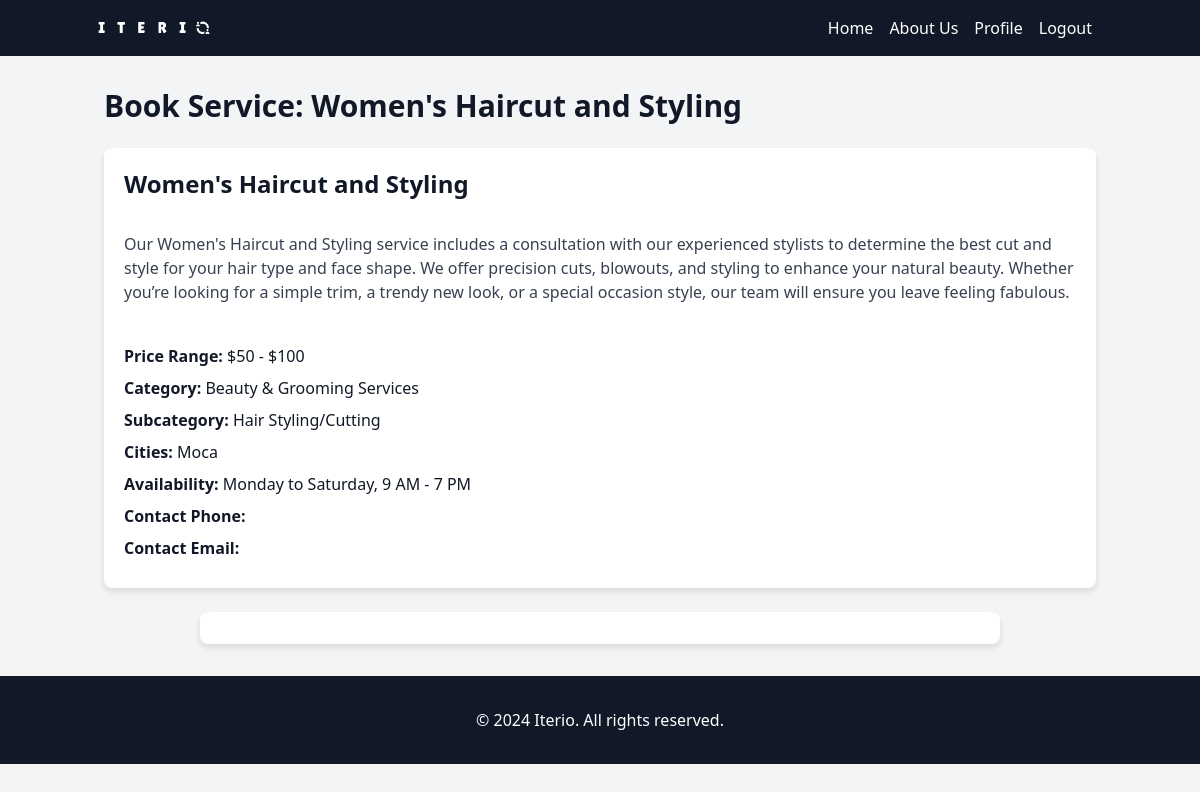
Screenshot of /services/70/book/ (signed in) with the database file from the repository.
### iterio_app/models.py (models this page shows, shortened)
class Service(models.Model):
    name = models.CharField(max_length=100)
    description = models.TextField()
    price_range = models.CharField(max_length=100, blank=True)
    category = models.ForeignKey(Category, on_delete=models.CASCADE, related_name='services', default=11)
    subcategory = models.ForeignKey(SubCategory, on_delete=models.CASCADE, related_name='services')
    cities = models.ManyToManyField(City, related_name='services')
    picture = models.ImageField(upload_to='service_pictures', blank=True, null=True)
    availability = models.TextField(blank=True)
    contact_info = models.TextField(blank=True)

class Category(models.Model):
    name = models.CharField(max_length=100)
    img_path = models.CharField(max_length=120, blank=True)
    details = models.CharField(max_length=120, blank=True)
    redirect = models.CharField(max_length=120, blank=True)
    def __str__(self):
        return self.name
    class Meta:
        verbose_name_plural = 'Categories'

class SubCategory(models.Model):
    name = models.CharField(max_length=100)
    category = models.ForeignKey(Category, on_delete=models.CASCADE, related_name='subcategories')
    def __str__(self):
        return self.name
    class Meta:
        verbose_name_plural = 'Sub-categories'

class City(models.Model):
    name = models.CharField(max_length=100, unique=True)

### iterio_app/views.py (the view)
# urls.py: path('services/<int:service_id>/book/', views.book_service, name='book_service'),
@login_required
def book_service(request, service_id):
    service = get_object_or_404(Service, id=service_id)
    if request.method == 'POST':
        form = BookingForm(request.POST)
        if form.is_valid():
            booking = form.save(commit=False)
            booking.user = request.user
            booking.service_slot.is_booked = True
            booking.service_slot.save()
            booking.save()
            return redirect('booking_success')
    else:
        form = BookingForm()
    context = {
        'service': service,
        'form': form,
    }
    return render(request, 'iterio_app/book_service.html', context)

### iterio_app/templates/iterio_app/book_service.html (shortened to what this page needs)
<!DOCTYPE html>
{% load static %}
{% load static tailwind_tags %}
<html lang="en">
<head>
    {% tailwind_css %}
    <link rel="stylesheet" href="https://cdn.jsdelivr.net/npm/fullcalendar@5.10.1/main.min.css" />
</head>
<body class="font-sans text-gray-900 leading-normal antialiased bg-gray-100">
    {% include 'navbar.html' %}
    <div class="container mx-auto px-4 py-8">
        <h1 class="text-3xl font-bold mb-6">Book Service: {{ service.name }}</h1>
        <div class="info-container mb-6">
            <h2 class="text-2xl font-semibold mb-2">{{ service.name }}</h2>
            <div class="mb-4 text-gray-700">{{ service.description|safe }}</div>
            <p class="mb-2"><strong>Price Range:</strong> {{ service.price_range }}</p>
            <p class="mb-2"><strong>Category:</strong> {{ service.category }}</p>
            <p class="mb-2"><strong>Subcategory:</strong> {{ service.subcategory }}</p>
            <p class="mb-2"><strong>Cities:</strong>
                {% for city in service.cities.all %}
                    {{ city.name }}{% if not forloop.last %}, {% endif %}
                {% endfor %}
            </p>
            <p class="mb-2"><strong>Availability:</strong> {{ service.availability }}</p>
            <p class="mb-2"><strong>Contact Phone:</strong> {{ service.contact_phone }}</p>
            <p class="mb-2"><strong>Contact Email:</strong> {{ service.contact_email }}</p>
        </div>
        <div class="calendar-container">
        </div>
    </div>
    <footer class="bg-gray-900 text-white py-8">
        <div class="container mx-auto px-4">
            <p class="text-center">&copy; 2024 Iterio. All rights reserved.</p>
        </div>
    </footer>
</body>
</html>

### iterio_app/templates/iterio_app/book_service.html (style rules this page uses)
html, body { height: 100%; }
body { display: flex; flex-direction: column; }
.info-container { max-width: 2000px; margin: 0 auto; background-color: white; padding: 20px; border-radius: 8px; box-shadow: 0 4px 6px rgba(0, 0, 0, 0.1); text-align: left; }
.calendar-container { max-width: 800px; margin: 0 auto; background-color: white; padding: 16px; border-radius: 8px; box-shadow: 0 4px 6px rgba(0, 0, 0, 0.1); }

### rows the page displays
Service: name "Women's Haircut and Styling", description "Our Women's Haircut and Styling service includes a consultation with our experienced stylists to determine the best cut and style for your hair type and face shape. We offer precision cuts, blowouts, and styling to enhance your natural beauty. Whether you’re looking for a simple trim, a trendy new look, or a special occasion style, our team will ensure you leave feeling fabulous.", price_range "$50 - $100", category "Beauty & Grooming Services", subcategory "Hair Styling/Cutting", availability "Monday to Saturday, 9 AM - 7 PM"
City: name "Moca"
